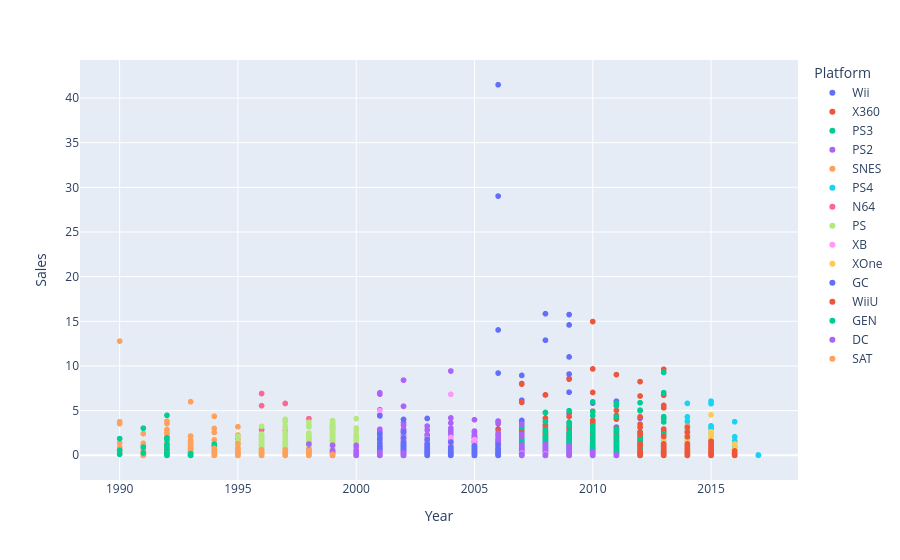

Write notebook code for a chart like this one.
### Code cell
fig = px.histogram(dft,
                 x = 'Year',
                 y = 'Sales',
                 color='Platform')


fig.show()

### Figure 1 — Plotly figure (JSON) as saved in the notebook; plotly's stock layout.template omitted (floating-point values rounded to 4 significant figures; data arrays with more than 128 entries replaced by an {"elided": "..."} marker saying what was removed)
{"data": [{"hovertemplate": "Platform=Wii<br>Year=%{x}<br>Sales=%{y}<extra></extra>", "legendgroup": "Wii", "marker": {"color": "#636efa", "symbol": "circle"}, "mode": "markers", "name": "Wii", "showlegend": true, "type": "scattergl", "x": {"elided": "3870 int values"}, "xaxis": "x", "y": {"elided": "3870 float values"}, "yaxis": "y"}, {"hovertemplate": "Platform=X360<br>Year=%{x}<br>Sales=%{y}<extra></extra>", "legendgroup": "X360", "marker": {"color": "#EF553B", "symbol": "circle"}, "mode": "markers", "name": "X360", "showlegend": true, "type": "scattergl", "x": {"elided": "3705 int values"}, "xaxis": "x", "y": {"elided": "3705 float values"}, "yaxis": "y"}, {"hovertemplate": "Platform=PS3<br>Year=%{x}<br>Sales=%{y}<extra></extra>", "legendgroup": "PS3", "marker": {"color": "#00cc96", "symbol": "circle"}, "mode": "markers", "name": "PS3", "showlegend": true, "type": "scattergl", "x": {"elided": "3912 int values"}, "xaxis": "x", "y": {"elided": "3912 float values"}, "yaxis": "y"}, {"hovertemplate": "Platform=PS2<br>Year=%{x}<br>Sales=%{y}<extra></extra>", "legendgroup": "PS2", "marker": {"color": "#ab63fa", "symbol": "circle"}, "mode": "markers", "name": "PS2", "showlegend": true, "type": "scattergl", "x": {"elided": "6381 int values"}, "xaxis": "x", "y": {"elided": "6381 float values"}, "yaxis": "y"}, {"hovertemplate": "Platform=SNES<br>Year=%{x}<br>Sales=%{y}<extra></extra>", "legendgroup": "SNES", "marker": {"color": "#FFA15A", "symbol": "circle"}, "mode": "markers", "name": "SNES", "showlegend": true, "type": "scattergl", "x": {"elided": "717 int values"}, "xaxis": "x", "y": {"elided": "717 float values"}, "yaxis": "y"}, {"hovertemplate": "Platform=PS4<br>Year=%{x}<br>Sales=%{y}<extra></extra>", "legendgroup": "PS4", "marker": {"color": "#19d3f3", "symbol": "circle"}, "mode": "markers", "name": "PS4", "showlegend": true, "type": "scattergl", "x": {"elided": "1008 int values"}, "xaxis": "x", "y": {"elided": "1008 float values"}, "yaxis": "y"}, {"hovertemplate": "Platform=N64<br>Year=%{x}<br>Sales=%{y}<extra></extra>", "legendgroup": "N64", "marker": {"color": "#FF6692", "symbol": "circle"}, "mode": "markers", "name": "N64", "showlegend": true, "type": "scattergl", "x": {"elided": "948 int values"}, "xaxis": "x", "y": {"elided": "948 float values"}, "yaxis": "y"}, {"hovertemplate": "Platform=PS<br>Year=%{x}<br>Sales=%{y}<extra></extra>", "legendgroup": "PS", "marker": {"color": "#B6E880", "symbol": "circle"}, "mode": "markers", "name": "PS", "showlegend": true, "type": "scattergl", "x": {"elided": "3567 int values"}, "xaxis": "x", "y": {"elided": "3567 float values"}, "yaxis": "y"}, {"hovertemplate": "Platform=XB<br>Year=%{x}<br>Sales=%{y}<extra></extra>", "legendgroup": "XB", "marker": {"color": "#FF97FF", "symbol": "circle"}, "mode": "markers", "name": "XB", "showlegend": true, "type": "scattergl", "x": {"elided": "2409 int values"}, "xaxis": "x", "y": {"elided": "2409 float values"}, "yaxis": "y"}, {"hovertemplate": "Platform=XOne<br>Year=%{x}<br>Sales=%{y}<extra></extra>", "legendgroup": "XOne", "marker": {"color": "#FECB52", "symbol": "circle"}, "mode": "markers", "name": "XOne", "showlegend": true, "type": "scattergl", "x": {"elided": "639 int values"}, "xaxis": "x", "y": {"elided": "639 float values"}, "yaxis": "y"}, {"hovertemplate": "Platform=GC<br>Year=%{x}<br>Sales=%{y}<extra></extra>", "legendgroup": "GC", "marker": {"color": "#636efa", "symbol": "circle"}, "mode": "markers", "name": "GC", "showlegend": true, "type": "scattergl", "x": {"elided": "1626 int values"}, "xaxis": "x", "y": {"elided": "1626 float values"}, "yaxis": "y"}, {"hovertemplate": "Platform=WiiU<br>Year=%{x}<br>Sales=%{y}<extra></extra>", "legendgroup": "WiiU", "marker": {"color": "#EF553B", "symbol": "circle"}, "mode": "markers", "name": "WiiU", "showlegend": true, "type": "scattergl", "x": {"elided": "429 int values"}, "xaxis": "x", "y": {"elided": "429 float values"}, "yaxis": "y"}, {"hovertemplate": "Platform=GEN<br>Year=%{x}<br>Sales=%{y}<extra></extra>", "legendgroup": "GEN", "marker": {"color": "#00cc96", "symbol": "circle"}, "mode": "markers", "name": "GEN", "showlegend": true, "type": "scattergl", "x": [1992, 1991, 1992, 1990, 1992, 1994, 1994, 1992, 1994, 1994, 1994, 1994, 1993, 1993, 1994, 1992, 1992, 1994, 1994, 1993, 1993, 1993, 1993, 1993, 1994, 1994, 1994, 1992, 1991, 1992, 1990, 1992, 1994, 1994, 1992, 1994, 1994, 1994, 1994, 1993, 1993, 1994, 1992, 1992, 1994, 1994, 1993, 1993, 1993, 1993, 1993, 1994, 1994, 1994, 1992, 1991, 1992, 1990, 1992, 1994, 1994, 1992, 1994, 1994, 1994, 1994, 1993, 1993, 1994, 1992, 1992, 1994, 1994, 1993, 1993, 1993, 1993, 1993, 1994, 1994, 1994], "xaxis": "x", "y": [4.47, 3.03, 1.95, 1.86, 1.75, 1.24, 1.02, 1.0, 0.97, 1.03, 0.95, 0.0, 0.0, 0.0, 0.0, 0.0, 0.0, 0.0, 0.0, 0.0, 0.0, 0.0, 0.0, 0.0, 0.0, 0.0, 0.0, 1.2, 0.91, 0.63, 0.55, 0.25, 0.43, 0.47, 0.3, 0.37, 0.27, 0.14, 0.0, 0.0, 0.0, 0.0, 0.0, 0.0, 0.0, 0.0, 0.0, 0.0, 0.0, 0.0, 0.0, 0.0, 0.0, 0.0, 0.16, 0.26, 0.0, 0.11, 0.0, 0.03, 0.2, 0.31, 0.03, 0.0, 0.0, 0.26, 0.19, 0.15, 0.14, 0.13, 0.12, 0.08, 0.08, 0.07, 0.07, 0.07, 0.05, 0.05, 0.04, 0.04, 0.03], "yaxis": "y"}, {"hovertemplate": "Platform=DC<br>Year=%{x}<br>Sales=%{y}<extra></extra>", "legendgroup": "DC", "marker": {"color": "#ab63fa", "symbol": "circle"}, "mode": "markers", "name": "DC", "showlegend": true, "type": "scattergl", "x": {"elided": "156 int values"}, "xaxis": "x", "y": {"elided": "156 float values"}, "yaxis": "y"}, {"hovertemplate": "Platform=SAT<br>Year=%{x}<br>Sales=%{y}<extra></extra>", "legendgroup": "SAT", "marker": {"color": "#FFA15A", "symbol": "circle"}, "mode": "markers", "name": "SAT", "showlegend": true, "type": "scattergl", "x": {"elided": "519 int values"}, "xaxis": "x", "y": {"elided": "519 float values"}, "yaxis": "y"}], "layout": {"legend": {"title": {"text": "Platform"}, "tracegroupgap": 0}, "margin": {"t": 60}, "xaxis": {"anchor": "y", "domain": [0, 1], "title": {"text": "Year"}}, "yaxis": {"anchor": "x", "domain": [0, 1], "title": {"text": "Sales"}}}}
